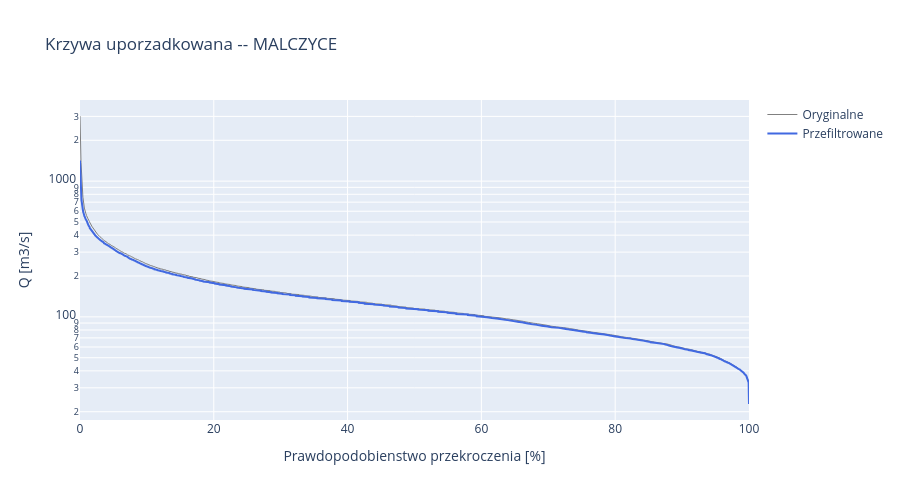

Write notebook code for a chart like this one.
### Markdown cell above
**Prompt do LLM:**
> *"Napisz kod ktory obliczy krzywa uporzadkowana (FDC) z flow_duration_curve()
> na danych oryginalnych i przefiltrowanych, i narysuje obie na jednym wykresie
> z osia Y logarytmiczna."*

**Uzyte moduly/funkcje:** `src.hydrology.flow_duration_curve()`

### Code cell
# FDC przed i po filtrowaniu
fdc_orig = flow_duration_curve(df, PRIMARY_STATION)
fdc_filt = flow_duration_curve(df_filtered, PRIMARY_STATION)

fig = go.Figure()
fig.add_trace(go.Scatter(
    x=fdc_orig['exceedance_pct'], y=fdc_orig['discharge_m3s'],
    mode='lines', name='Oryginalne', line=dict(color='gray', width=1),
))
fig.add_trace(go.Scatter(
    x=fdc_filt['exceedance_pct'], y=fdc_filt['discharge_m3s'],
    mode='lines', name='Przefiltrowane', line=dict(color='royalblue', width=2),
))
fig.update_layout(
    title=f'Krzywa uporzadkowana -- {name}',
    xaxis_title='Prawdopodobienstwo przekroczenia [%]',
    yaxis_title='Q [m3/s]', yaxis_type='log',
    height=500, hovermode='x unified',
)
fig.show()

### Figure 1 — Plotly figure (JSON) as saved in the notebook; plotly's stock layout.template omitted (floating-point values rounded to 4 significant figures; data arrays with more than 128 entries replaced by an {"elided": "..."} marker saying what was removed)
{"data": [{"line": {"color": "gray", "width": 1}, "mode": "lines", "name": "Oryginalne", "type": "scatter", "x": {"elided": "15705 float values"}, "y": {"elided": "15705 float values"}}, {"line": {"color": "royalblue", "width": 2}, "mode": "lines", "name": "Przefiltrowane", "type": "scatter", "x": {"elided": "14975 float values"}, "y": {"elided": "14975 float values"}}], "layout": {"height": 500, "hovermode": "x unified", "title": {"text": "Krzywa uporzadkowana -- MALCZYCE"}, "xaxis": {"title": {"text": "Prawdopodobienstwo przekroczenia [%]"}}, "yaxis": {"title": {"text": "Q [m3/s]"}, "type": "log"}}}
